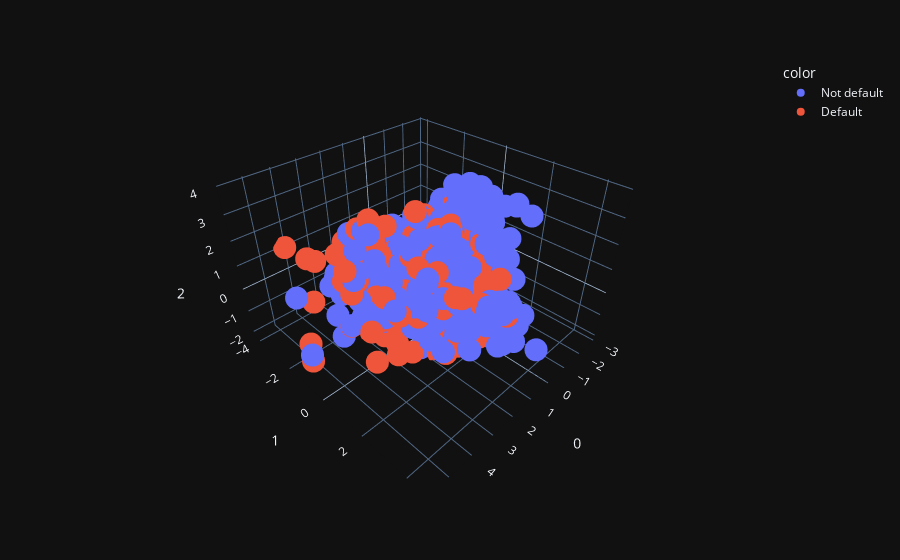

The notebook cell saved with this chart:
### Code cell
fig = px.scatter_3d(components, x=0, y=1, z=2, color=df.default)
fig.show()

### Figure 1 — Plotly figure (JSON) as saved in the notebook; plotly's stock layout.template omitted (floating-point values rounded to 4 significant figures; data arrays with more than 128 entries replaced by an {"elided": "..."} marker saying what was removed)
{"data": [{"hovertemplate": "color=Not default<br>0=%{x}<br>1=%{y}<br>2=%{z}<extra></extra>", "legendgroup": "Not default", "marker": {"color": "#636efa", "symbol": "circle"}, "mode": "markers", "name": "Not default", "scene": "scene", "showlegend": true, "x": {"elided": "700 float values"}, "y": {"elided": "700 float values"}, "z": {"elided": "700 float values"}, "type": "scatter3d"}, {"hovertemplate": "color=Default<br>0=%{x}<br>1=%{y}<br>2=%{z}<extra></extra>", "legendgroup": "Default", "marker": {"color": "#EF553B", "symbol": "circle"}, "mode": "markers", "name": "Default", "scene": "scene", "showlegend": true, "x": {"elided": "300 float values"}, "y": {"elided": "300 float values"}, "z": {"elided": "300 float values"}, "type": "scatter3d"}], "layout": {"scene": {"domain": {"x": [0.0, 1.0], "y": [0.0, 1.0]}, "xaxis": {"title": {"text": "0"}}, "yaxis": {"title": {"text": "1"}}, "zaxis": {"title": {"text": "2"}}}, "legend": {"title": {"text": "color"}, "tracegroupgap": 0}, "margin": {"t": 60}}}
